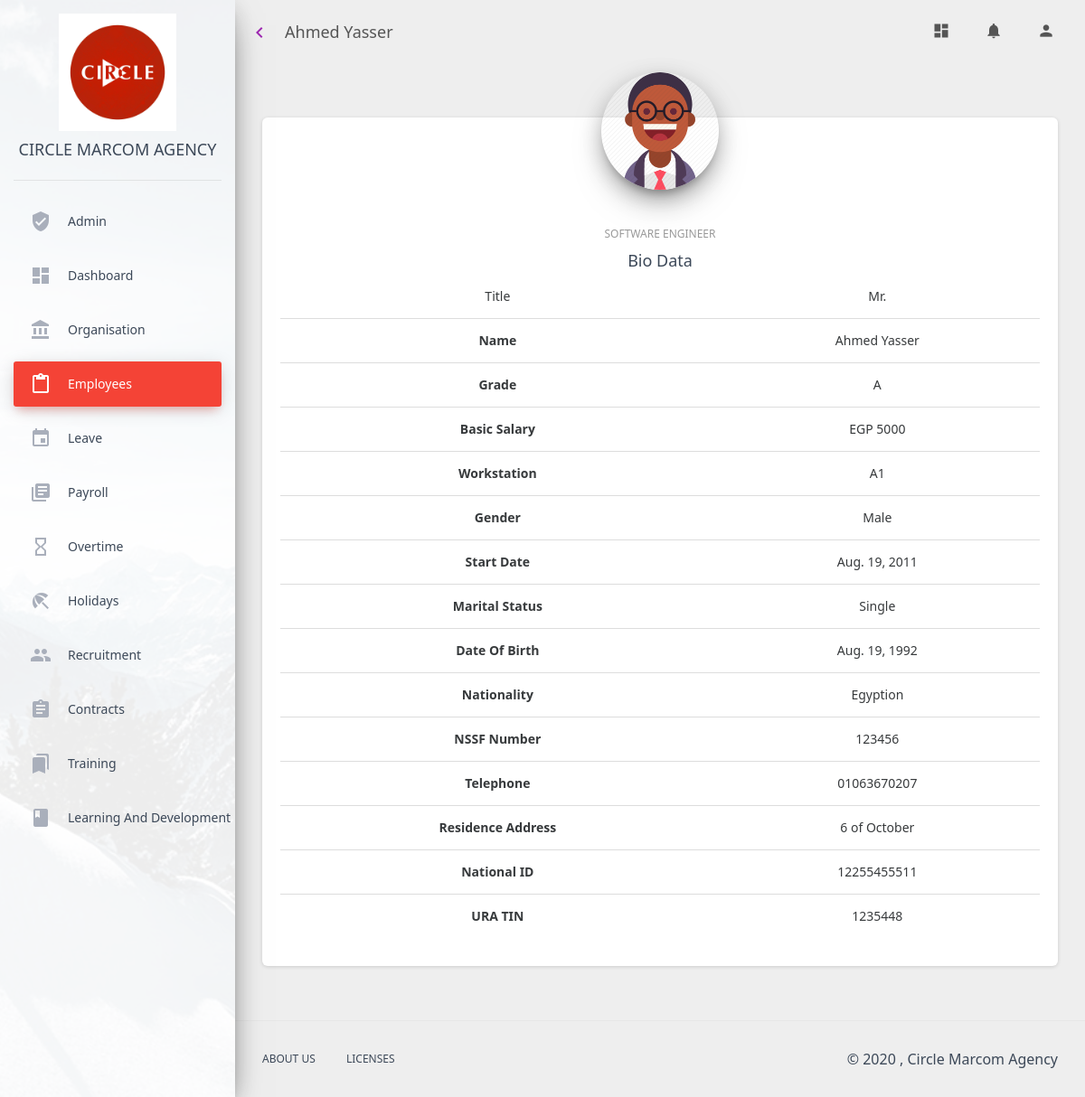
/employee_profile_page/1/, run on the app's committed database.
### employees/models.py (models this page shows, shortened)
class Employee(models.Model):
    objects = None
    first_name = models.CharField(max_length=30)
    last_name = models.CharField(max_length=30)
    basic_salary = models.IntegerField(default=1000000)
    bonus = models.IntegerField(default=0)
    grade = models.CharField(max_length=3, default="")
    gender = models.CharField(max_length=10)
    start_date = models.DateField()
    marital_status = models.CharField(max_length=10)
    dob = models.DateField()
    nationality = models.CharField(max_length=20)
    nssf_no = models.CharField(max_length=20)
    telephone_no = models.CharField(max_length=20)
    residence_address = models.CharField(max_length=20)
    national_id = models.CharField(max_length=20)
    ura_tin = models.CharField(max_length=20)
    annual_allowance = models.IntegerField(default=21)
    leave_balance = models.IntegerField(default=21)
    balance_last_year = models.IntegerField(default=0)
    leave_status = models.CharField(max_length=45, default="At Work")
    image_url = models.CharField(max_length=20, default="")
    status = models.CharField(max_length=20, default="Active")
    title = models.CharField(max_length=10, blank=True)
    work_station = models.CharField(max_length=20, blank=True)
    currency = models.ForeignKey(Currency, on_delete=models.CASCADE, blank=True, default=1)
    lunch_allowance = models.IntegerField(default=0)

### organisation_details/models.py (models this page shows, shortened)
class OrganisationDetail(models.Model):
    employee = models.OneToOneField(Employee, on_delete=models.CASCADE)
    department = models.ForeignKey(Department, on_delete=models.CASCADE, blank=True)
    position = models.ForeignKey(Position, on_delete=models.CASCADE, blank=True)
    team = models.ForeignKey(Team, on_delete=models.CASCADE, blank=True)

class Position(models.Model):
    name = models.CharField(max_length=45, unique=True)
    number_of_slots = models.IntegerField()
    type = models.CharField(max_length=20, default="Full Time")
    salary_scale = models.ForeignKey(SalaryScale, on_delete=models.CASCADE, blank=True, null=False)
    currency = models.ForeignKey(Currency, on_delete=models.CASCADE, blank=True)
    description = models.TextField(blank=True)
    def __str__(self):
        return self.name

### settings/models.py (models this page shows)
class Currency(models.Model):
    code = models.CharField(max_length=10,unique=True, default="UGX")
    desc = models.CharField(max_length=20,default="Ugandan Shillings")
    cost = models.CharField(max_length=20,default="1")
    def __str__(self):
        return self.code

### ems_admin/decorators.py (the view)
    def wrapper(request, **kw):
        try:
            user_id = request.user.id
            user = get_user(user_id)
            activity_name = function.__name__
            save_audit_trail(user, activity_name)
            return function(request, **kw)
        except User.DoesNotExist:
            return function(request, **kw)

### employees/selectors.py (called while the page is built)
def get_employee(employee_id):
    return Employee.objects.get(pk=employee_id)

### employees/views.py (called while the page is built)
@log_activity
def employee_profile_page(request, employee_id):
    employee = get_employee(employee_id)
    context = {
        "user": request.user,
        "employees_page": "active",
        "employee": employee,
    }
    return render(request, 'employees/employee_profile.html', context)

### ems_admin/selectors.py (called while the page is built)
def get_user(id) -> User:
    user = User.objects.get(pk=id)
    return user

### employees/templates/employees/employee_profile.html
{% extends './base.html'%} {% load static %}
{% block page_title %}
{{employee.first_name}} {{employee.last_name}}
{% endblock %}
{% block content %}
<div class="content">
    <div class="container-fluid">
        <div class="row">
            <div class="col-md-12">
                <div class="card card-profile">
                    <div class="card-avatar">
                        <a href="#pablo">
                            {% if employee.gender == "Male" %}
                            <img class="img" src="{% static '/assets/img/faces/male_avatar.png' %}"/>
                            {% else%}
                            <img class="img" src="{% static '/assets/img/faces/female_avatar.jpg' %}"/>
                            {% endif%}
                        </a>
                    </div>
                    <div class="card-body">
                        <h6 class="card-category text-gray">{{employee.organisationdetail.position}}</h6>
                        <h4 class="card-title">Bio Data</h4>
                        <table class="table">
                            <tr>
                                <td>Title</td>
                                <td>{{employee.title}}</td>
                            </tr>
                            <tr>
                                <th>Name</th>
                                <td>{{employee.first_name}} {{employee.last_name}}</td>
                            </tr>
                            <tr>
                                <th scope="row">Grade</th>
                                <td>{{employee.grade}}</td>
                            </tr>
                            <tr>
                                <th scope="row">Basic Salary</th>
                                <td>{{employee.currency}} {{employee.basic_salary}}</td>
                            </tr>
                            <tr>
                                <th scope="row">Workstation</th>
                                <td>{{employee.work_station}}</td>
                            </tr>
                            <tr>
                                <th scope="row">Gender</th>
                                <td>{{employee.gender}}</td>
                            </tr>
                            <tr>
                                <th scope="row">Start Date</th>
                                <td>{{employee.start_date}}</td>
                            </tr>
                            <tr>
                                <th scope="row">Marital Status</th>
                                <td>{{employee.marital_status}}</td>
                            </tr>
                            <tr>
                                <th scope="row">Date Of Birth</th>
                                <td>{{employee.dob}}</td>
                            </tr>
                            <tr>
                                <th scope="row">Nationality</th>
                                <td>{{employee.nationality}}</td>
                            </tr>
                            <tr>
                                <th scope="row">NSSF Number</th>
                                <td>{{employee.nssf_no}}</td>
                            </tr>
                            <tr>
                                <th scope="row">Telephone</th>
                                <td>{{employee.telephone_no}}</td>
                            </tr>
                            <tr>
                                <th scope="row">Residence Address</th>
                                <td>{{employee.residence_address}}</td>
                            </tr>
                            <tr>
                                <th scope="row">National ID</th>
                                <td>{{employee.national_id}}</td>
                            </tr>
                            <tr>
                                <th scope="row">URA TIN</th>
                                <td>{{employee.ura_tin}}</td>
                            </tr>
                        </table>
                    </div>
                </div>
            </div>
        </div>
    </div>
</div>
{%endblock%}

### data on the page
Employee: first_name "Ahmed", last_name "Yasser", organisationdetail.position "SOFTWARE ENGINEER", title "Mr.", grade "A", currency "EGP", basic_salary "5000", work_station "A1", gender "Male", start_date "Aug. 19, 2011", marital_status "Single", dob "Aug. 19, 1992", nationality "Egyption", nssf_no "123456", telephone_no "01063670207", residence_address "6 of October", national_id "12255455511", ura_tin "1235448"
